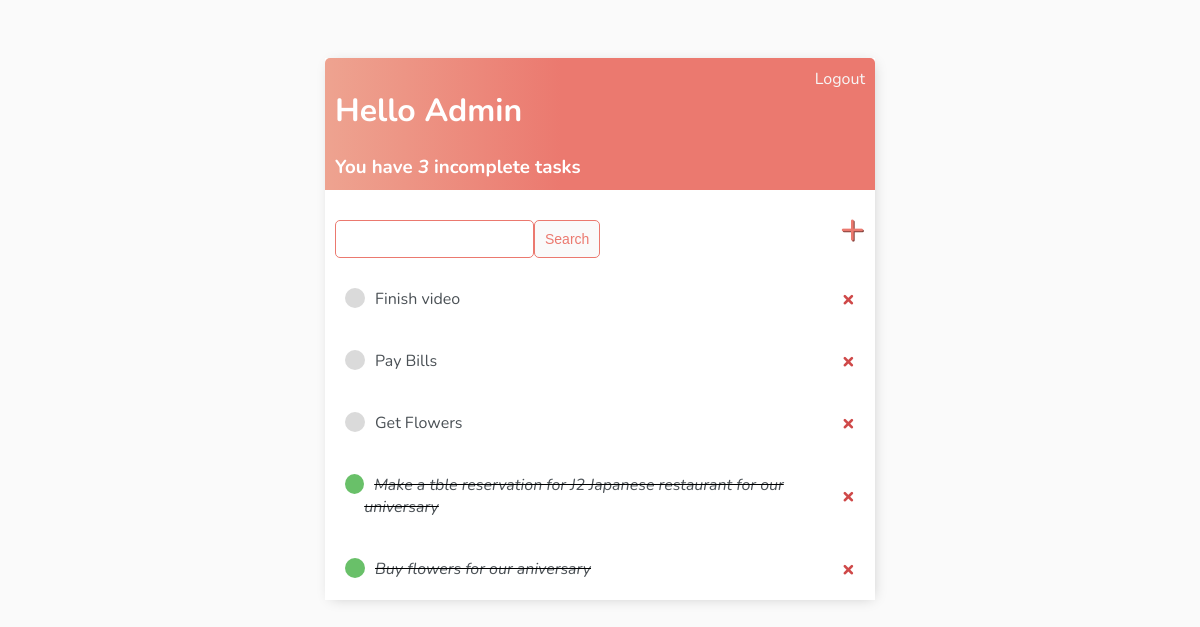
The app's page / (signed in) with its own data.
### base/models.py (models this page shows)
class Task(models.Model):
    user = models.ForeignKey(User, on_delete=models.CASCADE, null=True, blank=True)
    title = models.CharField(max_length=200)
    description = models.TextField(null=True, blank=True)
    complete = models.BooleanField(default=False)
    created = models.DateTimeField(auto_now_add=True)
    def __str__(self):
        return self.title
    class Meta:
        ordering = ['complete']

### base/views.py (the view)
# urls.py: path('', TaskList.as_view(), name='tasks'),
class TaskList(LoginRequiredMixin, ListView):
    model = Task
    context_object_name = 'tasks'
    def get_context_data(self, **kwargs):
        context = super().get_context_data(**kwargs)
        context['tasks'] = context['tasks'].filter(user=self.request.user)
        context['count'] = context['tasks'].filter(complete=False).count()
        search_input = self.request.GET.get('search-area') or ''
        if search_input:
            context['tasks'] = context['tasks'].filter(
                title__startswith=search_input)
        context['search_input'] = search_input
        return context

### base/templates/base/task_list.html
{% extends 'base/main.html' %}
{% block content %}
<div class="header-bar">
      <div>
          <h1>Hello {{request.user|title}}</h1>
          <h3 style="margin:0">You have <i>{{count}}</i> incomplete task{{ count|pluralize:"s" }}</h3>
      </div>
      {% if request.user.is_authenticated %}
      <a href="{% url 'logout' %}">Logout</a>
      {% else %}
      <a href="{% url 'login' %}">Login</a>
      {% endif %}
</div>
<div id="search-add-wrapper">
    <form method="GET" style="margin-top: 20px; display: flex;">
        <input type='text' name='search-area' value="{{search_input}}">
        <input class="button" type="submit" value='Search'>
    </form>
    <a id="add-link"href="{% url 'task-create' %}">&#x2b;</a>
</div>
<div class="task-item-wrapper">
    {% for task in tasks %}
       <div class="task-wrapper">
            {% if task.complete %}
            <div class="task-title">
                <div class="task-complete-icon"></div>
                <i><s><a href="{% url 'task-update' task.id %}">{{task}}</a></s></i>
            </div>
            <a class="delete-link" href="{% url 'task-delete' task.id %}">&#215;</a>
            {% else %}
            <div class="task-title">
                <div class="task-incomplete-icon"></div>
                <a href="{% url 'task-update' task.id %}">{{task}}</a>
            </div>
            <a class="delete-link" href="{% url 'task-delete' task.id %}">&#215;</a>
            {% endif %}
       </div>
    {% empty %}
    <h3>No items in list</h3>
    {% endfor %}
</div>
{% endblock content %}

### base/templates/base/main.html (style rules this page uses)
body { background-color: #fafafa; font-family: 'Nunito', sans-serif; padding-top: 50px; }
h1, h2, h3, h4, h5, h6, { font-family: 'Raleway', sans-serif; }
a, p { color: #4b5156 }
.header-bar { display: flex; justify-content: space-between; color: #fff; padding: 10px; border-radius: 5px 5px 0 0; background: linear-gradient(90deg, #eea390 0%, #eb796f 43%, #eb796f 100%); }
.header-bar a { color: rgb(247, 247, 247); text-decoration: none; }
.task-wrapper { display: flex; align-items: center; justify-content: space-between; padding: 20px; background-color: #fff; border-top: 1px solid rgb(226. 226, 226); }
.task-title { display: flex; }
.task-title a { text-decoration: none; color: #4b5156; margin-left: 10px; }
.task-complete-icon { height: 20px; width: 20px; background-color: rgb(105, 192, 105); border-radius: 50%; }
.task-incomplete-icon { height: 20px; width: 20px; background-color: rgb(218, 218, 218); border-radius: 50%; }
.delete-link { text-decoration: none; font-weight: 900; color: #cf4949; font-size: 22px; line-height: 0; }
#search-add-wrapper { display: flex; justify-content: space-between; align-items: center; padding: 10px; }
#add-link { color: #eb796f; text-decoration: none; font-size: 42px; text-shadow: 1px 1px #81413b; }
input[type=text], input[type=password], textarea { border: 1px solid #eb796f; border-radius: 5px; padding: 10px; width: 90%; }
.button { border: 1px solid #eb796f; background-color: #fafafa; color: #eb796f; padding: 10px; font-size: 14px; border-radius: 5px; cursor: pointer; text-decoration: none; }

### records on screen
Task: title "Finish video"
Task: title "Pay Bills"
Task: title "Get Flowers"
Task: title "Make a tble reservation for J2 Japanese restaurant for our universary"
Task: title "Buy flowers for our aniversary"

### other values on screen
{{ request.user|title }} "Admin"
{{ count }} "3"
